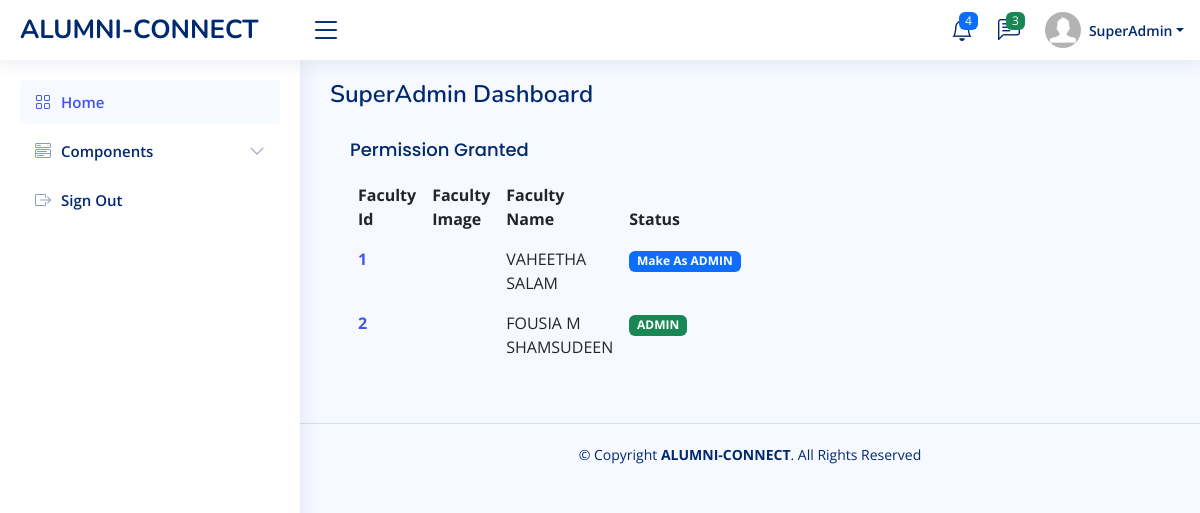
The page /alumnis/superAdmin on the database its author committed.
### alumnis/models.py (models this page shows)
class Faculty(models.Model):
  fname = models.CharField(max_length=255,default="")
  lname = models.CharField(max_length=255,default="")
  email = models.CharField(max_length=255)
  mobile = models.IntegerField(default=0)
  password = models.CharField(max_length=255)
  access = models.IntegerField(default=0)

### alumnis/views.py (the view)
# urls.py: path('superAdmin', views.superAdmin, name='superAdmin'),
def superAdmin(request):
  mydata = Faculty.objects.all()
  template = loader.get_template('superAdminView.html')
  context = {
    'faculty': mydata,
  }
  return HttpResponse(template.render(context, request))

### alumnis/templates/superAdminView.html (shortened to what this page needs)
<!DOCTYPE html>
<html lang="en">
<head>
  {% load static %}
  <link href="{% static 'assets2/vendor/bootstrap/css/bootstrap.min.css' %}" rel="stylesheet">
  <link href="{% static 'assets2/vendor/bootstrap-icons/bootstrap-icons.css' %}" rel="stylesheet">
  <link href="{% static 'assets2/vendor/boxicons/css/boxicons.min.css' %}" rel="stylesheet">
  <link href="{% static 'assets2/vendor/quill/quill.snow.css' %}" rel="stylesheet">
  <link href="{% static 'assets2/vendor/quill/quill.bubble.css' %}" rel="stylesheet">
  <link href="{% static 'assets2/vendor/remixicon/remixicon.css' %}" rel="stylesheet">
  <link href="{% static 'assets2/vendor/simple-datatables/style.css' %}" rel="stylesheet">
  <link href="{% static 'assets2/css/style.css' %}" rel="stylesheet">
</head>
<body>
  <header id="header" class="header fixed-top d-flex align-items-center">
    <div class="d-flex align-items-center justify-content-between">
      <a href="" class="logo d-flex align-items-center">
        <span class="d-none d-lg-block">ALUMNI-CONNECT</span>
      </a>
      <i class="bi bi-list toggle-sidebar-btn"></i>
    </div>
    <nav class="header-nav ms-auto">
      <ul class="d-flex align-items-center">
        <li class="nav-item dropdown">
          <a class="nav-link nav-icon" href="#" data-bs-toggle="dropdown">
            <i class="bi bi-bell"></i>
            <span class="badge bg-primary badge-number">4</span>
          </a>
        </li>
        <li class="nav-item dropdown">
          <a class="nav-link nav-icon" href="#" data-bs-toggle="dropdown">
            <i class="bi bi-chat-left-text"></i>
            <span class="badge bg-success badge-number">3</span>
          </a>
        </li>
        <li class="nav-item dropdown pe-3">
          <a class="nav-link nav-profile d-flex align-items-center pe-0" href="#" data-bs-toggle="dropdown">
            <img src="{% static 'assets2/img/profile-img.jpg' %}" alt="Profile" class="rounded-circle">
            <span class="d-none d-md-block dropdown-toggle ps-2">SuperAdmin</span>
          </a>
        </li>
      </ul>
    </nav>
  </header>
  <aside id="sidebar" class="sidebar">
    <ul class="sidebar-nav" id="sidebar-nav">
      <li class="nav-item">
        <a class="nav-link " href="">
          <i class="bi bi-grid"></i>
          <span>Home</span>
        </a>
      </li>
      <li class="nav-item">
        <a class="nav-link collapsed" data-bs-target="#components-nav" data-bs-toggle="collapse" href="#">
          <i class="bi bi-menu-button-wide"></i><span>Components</span><i class="bi bi-chevron-down ms-auto"></i>
        </a>
      </li>
      <li class="nav-item">
        <a class="nav-link collapsed" href="">
          <i class="bi bi-box-arrow-right"></i>
          <span>Sign Out</span>
        </a>
      </li>
    </ul>
  </aside>
  <main id="main" class="main">
    <div class="pagetitle">
      <h1>SuperAdmin Dashboard</h1>
    </div>
    <section class="section dashboard">
      <div class="row">
        <div class="col-6">
          <div class="card-body">
            <h5 class="card-title">Permission Granted</h5>
            <table class="table table-borderless datatable">
              <thead>
                <tr>
                  <th scope="col">Faculty Id</th>
                  <th scope="col">Faculty Image</th>
                  <th scope="col">Faculty Name</th>
                  <th scope="col">Status</th>
                </tr>
              </thead>
              <tbody>
                {% for i in faculty %}
                <tr>
                  <th scope="row"><a href="#">{{ i.id }}</a></th>
                  <td></td>
                  <td>{{ i.fname|upper }} {{ i.lname|upper }}</td>
                  {% if i.access %}
                    <td><span class="badge bg-primary">Make As ADMIN</span></td>
                  {% else %}
                    <td><span class="badge bg-success"> ADMIN </span></td>
                  {% endif %}
                </tr>
                {% endfor %}
              </tbody>
            </table>
          </div>
        </div>
        <div class="col-6">
        </div>
      </div>
    </section>
  </main>
  <footer id="footer" class="footer">
    <div class="copyright">
      &copy; Copyright <strong><span>ALUMNI-CONNECT</span></strong>. All Rights Reserved
    </div>
  </footer>
</body>
</html>

### alumnis/static/assets2/css/style.css (style rules this page uses)
:root { scroll-behavior: smooth; }
body { font-family: "Open Sans", sans-serif; background: #f6f9ff; color: #444444; }
a { color: #4154f1; text-decoration: none; }
h1, h2, h3, h4, h5, h6 { font-family: "Nunito", sans-serif; }
#main { margin-top: 60px; padding: 20px 30px; transition: all 0.3s; }
.pagetitle { margin-bottom: 10px; }
.pagetitle h1 { font-size: 24px; margin-bottom: 0; font-weight: 600; color: #012970; }
.card-title { padding: 20px 0 15px 0; font-size: 18px; font-weight: 500; color: #012970; font-family: "Poppins", sans-serif; }
.card-body { padding: 0 20px 20px 20px; }
.logo { line-height: 1; }
@media (min-width: 1200px) { .logo { width: 280px; } }
.logo span { font-size: 26px; font-weight: 700; color: #012970; font-family: "Nunito", sans-serif; }
.header { transition: all 0.5s; z-index: 997; height: 60px; box-shadow: 0px 2px 20px rgba(1, 41, 112, 0.1); background-color: #fff; padding-left: 20px; }
.header .toggle-sidebar-btn { font-size: 32px; padding-left: 10px; cursor: pointer; color: #012970; }
.header-nav ul { list-style: none; }
.header-nav>ul { margin: 0; padding: 0; }
.header-nav .nav-icon { font-size: 22px; color: #012970; margin-right: 25px; position: relative; }
.header-nav .nav-profile { color: #012970; }
.header-nav .nav-profile img { max-height: 36px; }
.header-nav .nav-profile span { font-size: 14px; font-weight: 600; }
.header-nav .badge-number { position: absolute; inset: -2px -5px auto auto; font-weight: normal; font-size: 12px; padding: 3px 6px; }
.sidebar { position: fixed; top: 60px; left: 0; bottom: 0; width: 300px; z-index: 996; transition: all 0.3s; padding: 20px; overflow-y: auto; scrollbar-width: thin; scrollbar-color: #aab7cf transparent; box-shadow: 0px 0px 20px rgba(1, 41, 112, 0.1); background-color: #fff; }
@media (min-width: 1200px) { #main, #footer { margin-left: 300px; } }
.sidebar-nav { padding: 0; margin: 0; list-style: none; }
.sidebar-nav li { padding: 0; margin: 0; list-style: none; }
.sidebar-nav .nav-item { margin-bottom: 5px; }
.sidebar-nav .nav-link { display: flex; align-items: center; font-size: 15px; font-weight: 600; color: #4154f1; transition: 0.3; background: #f6f9ff; padding: 10px 15px; border-radius: 4px; }
.sidebar-nav .nav-link i { font-size: 16px; margin-right: 10px; color: #4154f1; }
.sidebar-nav .nav-link.collapsed { color: #012970; background: #fff; }
.sidebar-nav .nav-link.collapsed i { color: #899bbd; }
.sidebar-nav .nav-link .bi-chevron-down { margin-right: 0; transition: transform 0.2s ease-in-out; }
.footer { padding: 20px 0; font-size: 14px; transition: all 0.3s; border-top: 1px solid #cddfff; }
.footer .copyright { text-align: center; color: #012970; }

### rows shown on the page
Faculty: id "1", fname "VAHEETHA", lname "SALAM", access "Make As ADMIN"
Faculty: id "2", fname "FOUSIA", lname "M SHAMSUDEEN", access "ADMIN"
